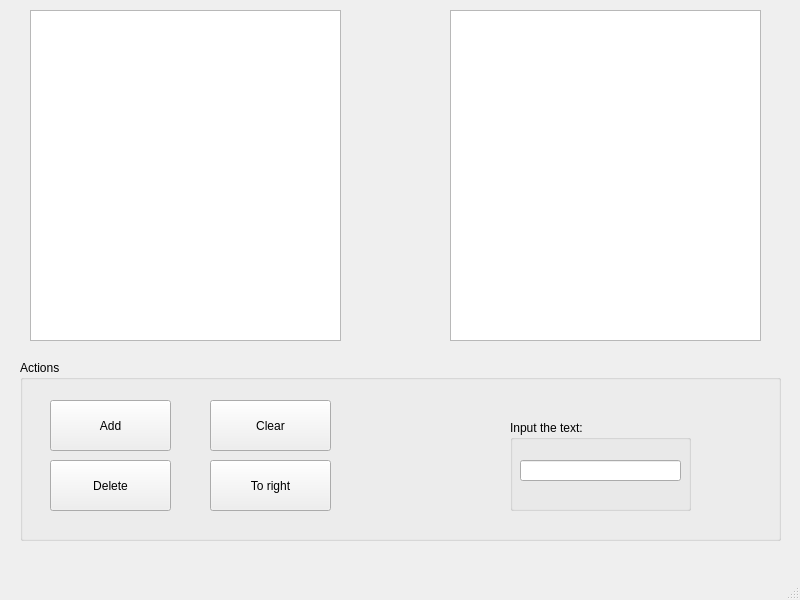
<?xml version="1.0" encoding="UTF-8"?>
<ui version="4.0">
 <class>MainWindow</class>
 <widget class="QMainWindow" name="MainWindow">
  <property name="geometry">
   <rect>
    <x>0</x>
    <y>0</y>
    <width>800</width>
    <height>600</height>
   </rect>
  </property>
  <property name="windowTitle">
   <string>MainWindow</string>
  </property>
  <widget class="QWidget" name="centralwidget">
   <widget class="QGroupBox" name="actionBox">
    <property name="geometry">
     <rect>
      <x>20</x>
      <y>360</y>
      <width>761</width>
      <height>181</height>
     </rect>
    </property>
    <property name="title">
     <string>Actions</string>
    </property>
    <widget class="QPushButton" name="addButton">
     <property name="geometry">
      <rect>
       <x>30</x>
       <y>40</y>
       <width>121</width>
       <height>51</height>
      </rect>
     </property>
     <property name="text">
      <string>Add</string>
     </property>
    </widget>
    <widget class="QPushButton" name="clearButton">
     <property name="geometry">
      <rect>
       <x>190</x>
       <y>40</y>
       <width>121</width>
       <height>51</height>
      </rect>
     </property>
     <property name="text">
      <string>Clear</string>
     </property>
    </widget>
    <widget class="QPushButton" name="deleteButton">
     <property name="geometry">
      <rect>
       <x>30</x>
       <y>100</y>
       <width>121</width>
       <height>51</height>
      </rect>
     </property>
     <property name="text">
      <string>Delete</string>
     </property>
    </widget>
    <widget class="QPushButton" name="moveButton">
     <property name="geometry">
      <rect>
       <x>190</x>
       <y>100</y>
       <width>121</width>
       <height>51</height>
      </rect>
     </property>
     <property name="text">
      <string>To right</string>
     </property>
    </widget>
    <widget class="QGroupBox" name="textBox">
     <property name="geometry">
      <rect>
       <x>490</x>
       <y>60</y>
       <width>181</width>
       <height>91</height>
      </rect>
     </property>
     <property name="title">
      <string>Input the text:</string>
     </property>
     <widget class="QLineEdit" name="inEdit">
      <property name="geometry">
       <rect>
        <x>10</x>
        <y>40</y>
        <width>161</width>
        <height>21</height>
       </rect>
      </property>
     </widget>
    </widget>
   </widget>
   <widget class="QListWidget" name="listW1">
    <property name="geometry">
     <rect>
      <x>30</x>
      <y>10</y>
      <width>311</width>
      <height>331</height>
     </rect>
    </property>
   </widget>
   <widget class="QListWidget" name="listW2">
    <property name="geometry">
     <rect>
      <x>450</x>
      <y>10</y>
      <width>311</width>
      <height>331</height>
     </rect>
    </property>
   </widget>
  </widget>
  <widget class="QMenuBar" name="menubar">
   <property name="geometry">
    <rect>
     <x>0</x>
     <y>0</y>
     <width>800</width>
     <height>22</height>
    </rect>
   </property>
  </widget>
  <widget class="QStatusBar" name="statusbar"/>
 </widget>
 <resources/>
 <connections/>
</ui>
